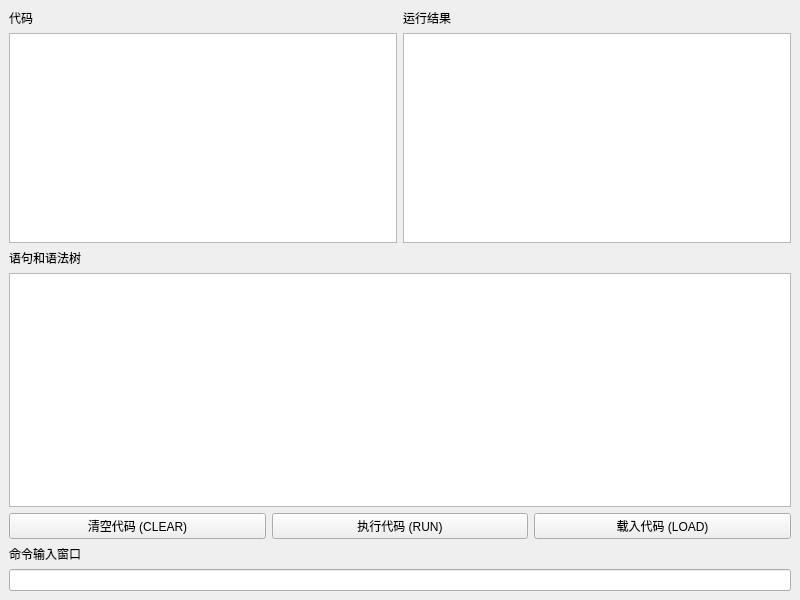
<?xml version="1.0" encoding="UTF-8"?>
<ui version="4.0">
 <class>MainWindow</class>
 <widget class="QMainWindow" name="MainWindow">
  <property name="geometry">
   <rect>
    <x>0</x>
    <y>0</y>
    <width>800</width>
    <height>600</height>
   </rect>
  </property>
  <property name="windowTitle">
   <string>MainWindow</string>
  </property>
  <widget class="QWidget" name="centralwidget">
   <layout class="QHBoxLayout" name="horizontalLayout_2">
    <item>
     <layout class="QVBoxLayout" name="verticalLayout">
      <item>
       <layout class="QHBoxLayout" name="horizontalLayout_3">
        <item>
         <layout class="QVBoxLayout" name="verticalLayout_2">
          <item>
           <widget class="QLabel" name="label_3">
            <property name="text">
             <string>代码</string>
            </property>
           </widget>
          </item>
          <item>
           <widget class="QTextBrowser" name="codeBrowser"/>
          </item>
         </layout>
        </item>
        <item>
         <layout class="QVBoxLayout" name="verticalLayout_3">
          <item>
           <widget class="QLabel" name="label_4">
            <property name="text">
             <string>运行结果</string>
            </property>
           </widget>
          </item>
          <item>
           <widget class="QTextBrowser" name="resultBrowser"/>
          </item>
         </layout>
        </item>
       </layout>
      </item>
      <item>
       <widget class="QLabel" name="label_2">
        <property name="text">
         <string>语句和语法树</string>
        </property>
       </widget>
      </item>
      <item>
       <widget class="QTextBrowser" name="syntaxDisplayBroser"/>
      </item>
      <item>
       <layout class="QHBoxLayout" name="horizontalLayout">
        <item>
         <widget class="QPushButton" name="clearButton">
          <property name="text">
           <string>清空代码 (CLEAR)</string>
          </property>
         </widget>
        </item>
        <item>
         <widget class="QPushButton" name="runButton">
          <property name="text">
           <string>执行代码 (RUN)</string>
          </property>
         </widget>
        </item>
        <item>
         <widget class="QPushButton" name="loadButton">
          <property name="text">
           <string>载入代码 (LOAD)</string>
          </property>
         </widget>
        </item>
       </layout>
      </item>
      <item>
       <widget class="QLabel" name="label">
        <property name="text">
         <string>命令输入窗口</string>
        </property>
       </widget>
      </item>
      <item>
       <widget class="QLineEdit" name="codeLineEdit"/>
      </item>
     </layout>
    </item>
   </layout>
  </widget>
  <widget class="QMenuBar" name="menubar">
   <property name="geometry">
    <rect>
     <x>0</x>
     <y>0</y>
     <width>800</width>
     <height>22</height>
    </rect>
   </property>
  </widget>
 </widget>
 <resources/>
 <connections/>
</ui>
